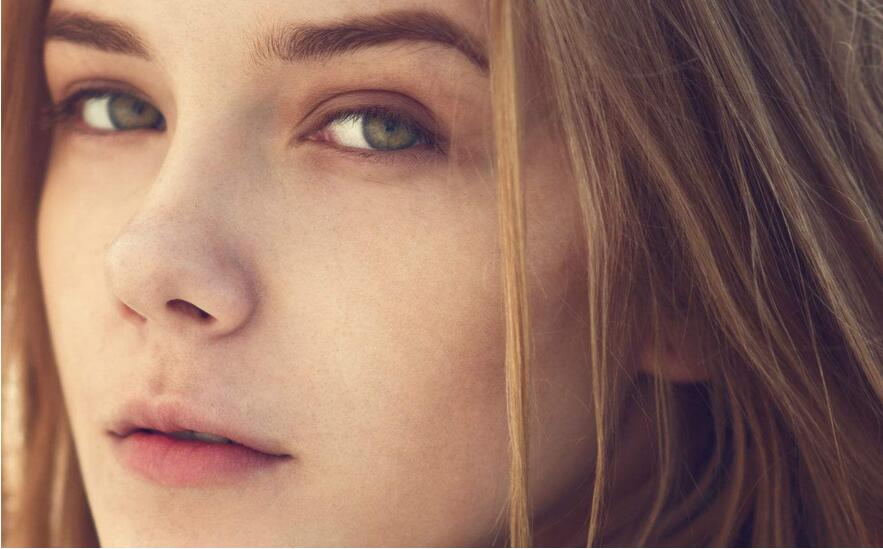
#> input picture TF-faceDetect/imagePath/0001.jpg, 883 x 549 px, given in place of the camera
$ python getFacePic_FromCam.py
#> lines starting #> are read from the running program, lines starting #| are printed output that depends on the picture
import cv2
import os
import sys

OUTPUT_DIR = './my_faces'
if not os.path.exists(OUTPUT_DIR):
	os.makedirs(OUTPUT_DIR)

face_haar = cv2.CascadeClassifier("data/haarcascade_frontalface_default.xml")

cam = cv2.VideoCapture(0)

count = 0
while True:
	print(count)
	if count < 10000:
		_, img = cam.read()
#> img is the input picture: shape (549, 883, 3); mean B, G, R 98.5, 112.7, 148.9

		gray_image = cv2.cvtColor(img, cv2.COLOR_BGR2GRAY)
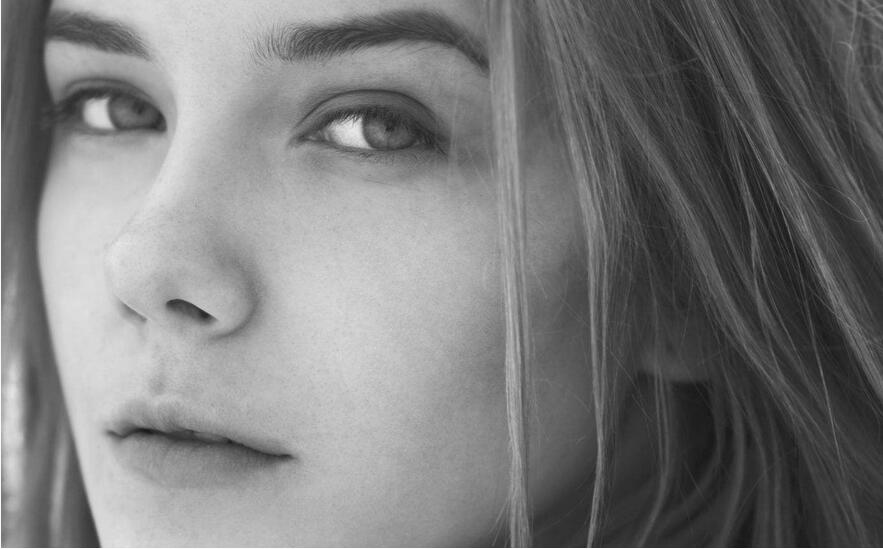
#> gray_image: shape (549, 883); min 18, max 255, mean 121.9
		faces = face_haar.detectMultiScale(gray_image, 1.3, 5)
#> faces = ()
		for face_x,face_y,face_w,face_h in faces:
			face = img[face_y:face_y+face_h, face_x:face_x+face_w]

			face = cv2.resize(face, (64, 64))
			cv2.imshow('img', face)
			cv2.imwrite(os.path.join(OUTPUT_DIR, str(count)+'.jpg'), face)
			count += 1
#> this loop made 0 passes
#> after the loop, count = 0
		key = cv2.waitKey(30) & 0xff
#> (key Esc is pressed here)
		if key == 27:
			break
	else:
		break

$ run again, on TF-faceDetect/imagePath/0002.jpg
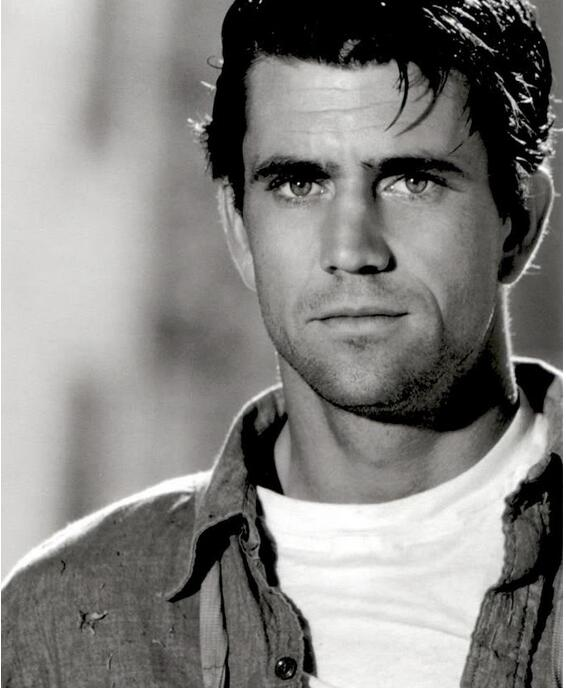
#> input picture TF-faceDetect/imagePath/0002.jpg, 566 x 688 px, given in place of the camera
#> img is the input picture: shape (688, 566, 3); mean B, G, R 129.3, 131.6, 132.5
#> faces = [[193, 62, 321, 321]]
#> the loop `for face_x,face_y,face_w,face_h in faces:` made 1 pass
#> (face_x, face_y, face_w, face_h, count) on pass 1: (193, 62, 321, 321, 1)
#> pass 1, `face = img[face_y:face_y+face_h, face_x:face_x+face_w]`:
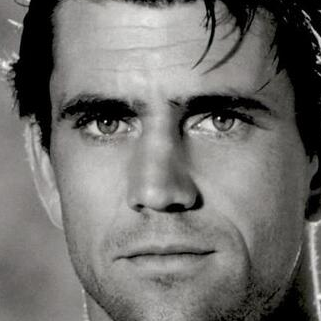
#> face: shape (321, 321, 3); mean B, G, R 110.5, 113, 114
#> pass 1, `face = cv2.resize(face, (64, 64))`:
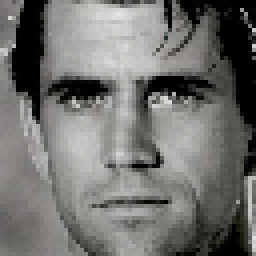
#> face: shape (64, 64, 3) (shown 4 times larger); mean B, G, R 110.5, 113, 114
#> after the loop `for face_x,face_y,face_w,face_h in faces:`: count = 1

$ run again, on TF-faceDetect/imagePath/0003.jpg
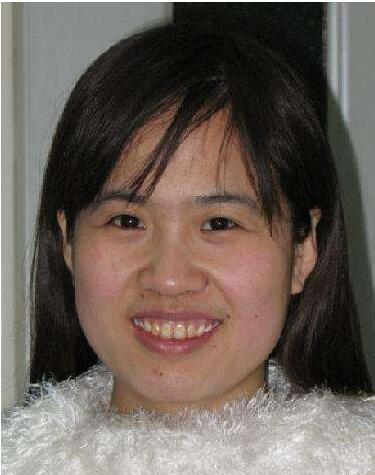
#> input picture TF-faceDetect/imagePath/0003.jpg, 375 x 475 px, given in place of the camera
#> img is the input picture: shape (475, 375, 3); mean B, G, R 87.3, 94.9, 106.7
#> `gray_image = cv2.cvtColor(img, cv2.COLOR_BGR2GRAY)`:
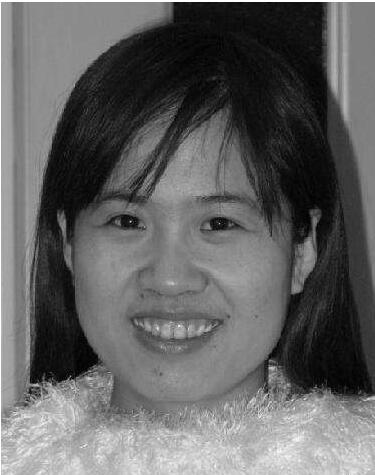
#> gray_image: shape (475, 375); min 0, max 255, mean 97.6
#> faces = [[42, 120, 267, 267]]
#> the loop `for face_x,face_y,face_w,face_h in faces:` made 1 pass
#> (face_x, face_y, face_w, face_h, count) on pass 1: (42, 120, 267, 267, 1)
#> pass 1, `face = cv2.resize(face, (64, 64))`:
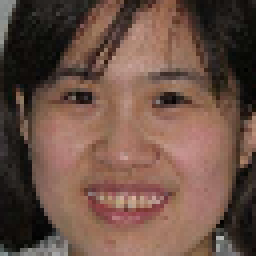
#> face: shape (64, 64, 3) (shown 4 times larger); mean B, G, R 69.9, 81.4, 108.6
#> after the loop `for face_x,face_y,face_w,face_h in faces:`: count = 1

$ run again, on TF-faceDetect/imagePath/0004.jpg
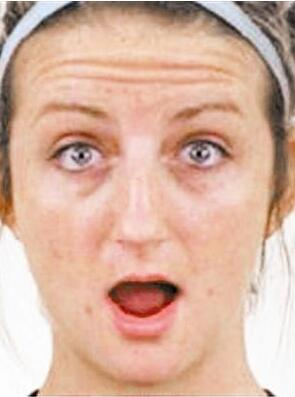
#> input picture TF-faceDetect/imagePath/0004.jpg, 295 x 397 px, given in place of the camera
#> img is the input picture: shape (397, 295, 3); mean B, G, R 160, 178.2, 215.7
#> `gray_image = cv2.cvtColor(img, cv2.COLOR_BGR2GRAY)`:
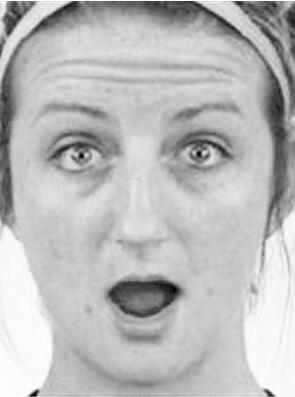
#> gray_image: shape (397, 295); min 2, max 255, mean 187.4
#> faces = ()
#> after the loop `for face_x,face_y,face_w,face_h in faces:`: count = 0
